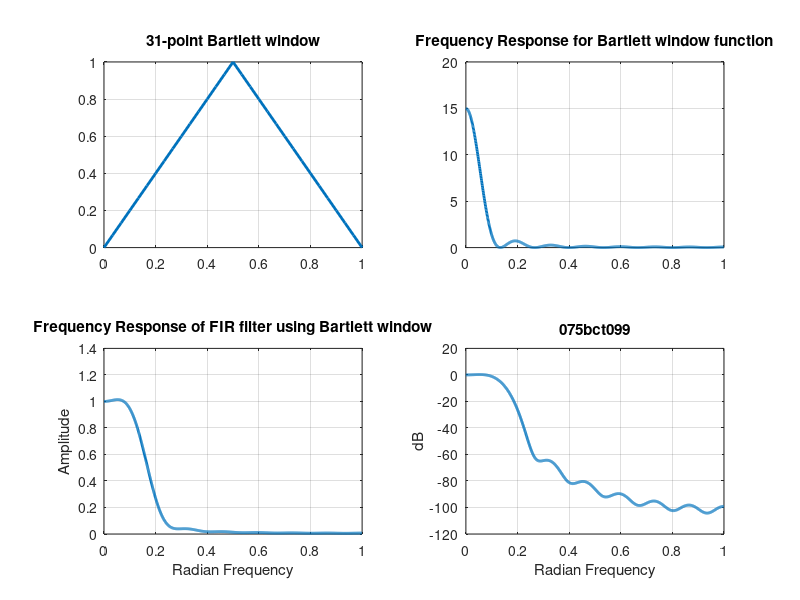

MATLAB code to generate this figure:
pkg load signal;
pkg load control;
clc;

w = 0:pi/30:pi;
M = 31;

subplot(2,2,1);
h = bartlett(M);
plot(w/pi,h,'linewidth', 2);
grid on;
title('31-point Bartlett window');

subplot(2,2,2);
[H1,w] = freqz(h,1,1024);plot(w/pi,abs(H1),'linewidth', 2);
grid on;
title('Frequency Response for Bartlett window function');
subplot(2,2,3);
B = fir1(M-1,1/6,h); %It uses Hamming window of length M+1 by default
[H2,w] = freqz(B,1,1024);
plot(w/pi,abs(H2),'linewidth', 2);
grid on;
ylabel('Amplitude');
xlabel('Radian Frequency');
title('Frequency Response of FIR filter using Bartlett window');
gk = 20*log(abs(H2));
subplot(2,2,4);
plot(w/pi,gk,'linewidth', 2);
grid on;
title("075bct099")
ylabel('dB');
xlabel('Radian Frequency');
